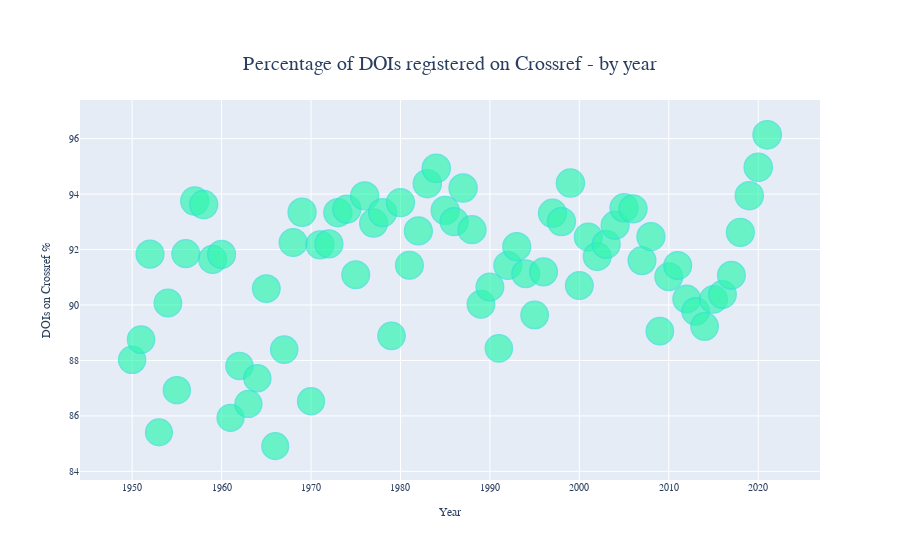

Notebook cell for this chart:
### Code cell
frame = frame.apply(lambda x: pd.to_numeric(x, errors='coerce'))
frame = frame[(frame.year >= 1950)&(frame.year < 2022)]
frame = frame.groupby('year').sum()
frame['perc_cr'] = (frame['on-crossref']/frame['doi-num'])*100
# fig = px.bar(frame,x=frame.index,y='perc_cr')
fig = px.scatter(frame,x=frame.index, y='perc_cr', size='perc_cr',
 labels={ "year": "Year", "perc_cr": "DOIs on Crossref %" },
 title="Percentage of DOIs registered on Crossref - by year")
fig.update_traces(marker_color='rgb(7, 247, 159)', marker_line_color='rgb(0, 224, 198)',
                  marker_line_width=1.5, opacity=0.8)
fig.update_layout(
    font_family="sans-serif",
    title_font_size=20,
    font_size=10,
    title = {'xanchor': 'center', 'y':0.9,'x':0.5},
)
fig.show()

### Figure 1 — Plotly figure (JSON) as saved in the notebook; plotly's stock layout.template omitted (floating-point values rounded to 4 significant figures)
{"data": [{"hovertemplate": "Year=%{x}<br>DOIs on Crossref %=%{marker.size}<extra></extra>", "legendgroup": "", "marker": {"color": "rgb(7, 247, 159)", "line": {"color": "rgb(0, 224, 198)", "width": 1.5}, "size": [88.02, 88.75, 91.83, 85.41, 90.07, 86.93, 91.85, 93.75, 93.62, 91.64, 91.83, 85.93, 87.8, 86.43, 87.36, 90.59, 84.91, 88.39, 92.25, 93.35, 86.53, 92.17, 92.2, 93.33, 93.46, 91.09, 93.94, 92.96, 93.33, 88.89, 93.69, 91.44, 92.67, 94.38, 94.93, 93.41, 93.0, 94.22, 92.71, 90.03, 90.65, 88.44, 91.43, 92.1, 91.12, 89.64, 91.19, 93.31, 93.01, 94.4, 90.7, 92.45, 91.75, 92.19, 92.88, 93.51, 93.47, 91.6, 92.46, 89.06, 91.02, 91.42, 90.22, 89.77, 89.23, 90.2, 90.38, 91.07, 92.62, 93.94, 94.96, 96.14], "sizemode": "area", "sizeref": 0.2403, "symbol": "circle"}, "mode": "markers", "name": "", "opacity": 0.8, "orientation": "v", "showlegend": false, "type": "scatter", "x": [1950, 1951, 1952, 1953, 1954, 1955, 1956, 1957, 1958, 1959, 1960, 1961, 1962, 1963, 1964, 1965, 1966, 1967, 1968, 1969, 1970, 1971, 1972, 1973, 1974, 1975, 1976, 1977, 1978, 1979, 1980, 1981, 1982, 1983, 1984, 1985, 1986, 1987, 1988, 1989, 1990, 1991, 1992, 1993, 1994, 1995, 1996, 1997, 1998, 1999, 2000, 2001, 2002, 2003, 2004, 2005, 2006, 2007, 2008, 2009, 2010, 2011, 2012, 2013, 2014, 2015, 2016, 2017, 2018, 2019, 2020, 2021], "xaxis": "x", "y": [88.02, 88.75, 91.83, 85.41, 90.07, 86.93, 91.85, 93.75, 93.62, 91.64, 91.83, 85.93, 87.8, 86.43, 87.36, 90.59, 84.91, 88.39, 92.25, 93.35, 86.53, 92.17, 92.2, 93.33, 93.46, 91.09, 93.94, 92.96, 93.33, 88.89, 93.69, 91.44, 92.67, 94.38, 94.93, 93.41, 93.0, 94.22, 92.71, 90.03, 90.65, 88.44, 91.43, 92.1, 91.12, 89.64, 91.19, 93.31, 93.01, 94.4, 90.7, 92.45, 91.75, 92.19, 92.88, 93.51, 93.47, 91.6, 92.46, 89.06, 91.02, 91.42, 90.22, 89.77, 89.23, 90.2, 90.38, 91.07, 92.62, 93.94, 94.96, 96.14], "yaxis": "y"}], "layout": {"font": {"family": "sans-serif", "size": 10}, "legend": {"itemsizing": "constant", "tracegroupgap": 0}, "title": {"font": {"size": 20}, "text": "Percentage of DOIs registered on Crossref - by year", "x": 0.5, "xanchor": "center", "y": 0.9}, "xaxis": {"anchor": "y", "domain": [0, 1], "title": {"text": "Year"}}, "yaxis": {"anchor": "x", "domain": [0, 1], "title": {"text": "DOIs on Crossref %"}}}}
